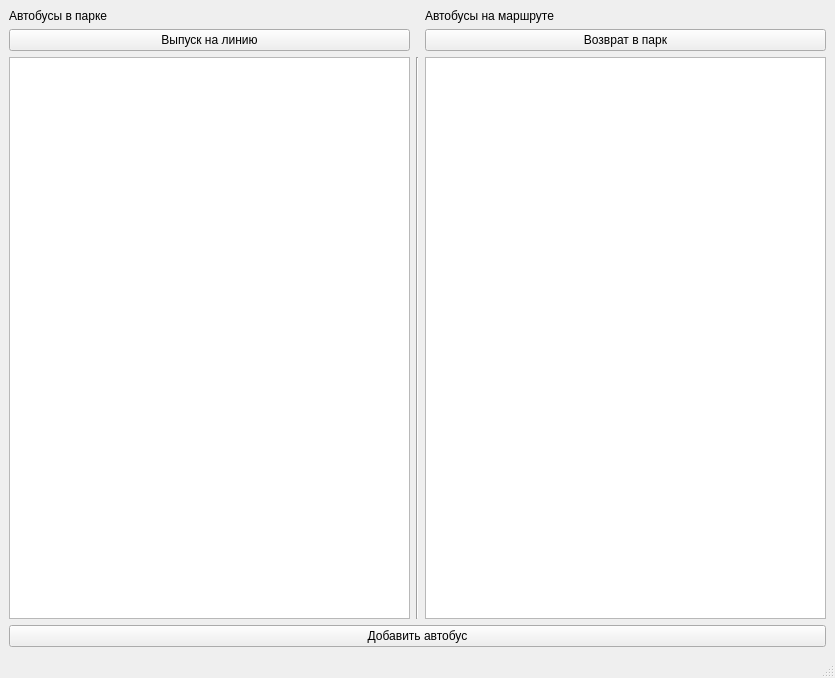
<?xml version="1.0" encoding="UTF-8"?>
<ui version="4.0">
 <class>MainWindow</class>
 <widget class="QMainWindow" name="MainWindow">
  <property name="geometry">
   <rect>
    <x>0</x>
    <y>0</y>
    <width>835</width>
    <height>678</height>
   </rect>
  </property>
  <property name="windowTitle">
   <string>MainWindow</string>
  </property>
  <widget class="QWidget" name="centralwidget">
   <layout class="QGridLayout" name="gridLayout">
    <item row="2" column="1">
     <widget class="Line" name="line">
      <property name="orientation">
       <enum>Qt::Vertical</enum>
      </property>
     </widget>
    </item>
    <item row="2" column="0">
     <widget class="QTextEdit" name="textEdit"/>
    </item>
    <item row="1" column="0">
     <widget class="QPushButton" name="pushButton">
      <property name="text">
       <string>Выпуск на линию</string>
      </property>
     </widget>
    </item>
    <item row="0" column="0">
     <widget class="QLabel" name="label">
      <property name="text">
       <string>Автобусы в парке</string>
      </property>
     </widget>
    </item>
    <item row="0" column="2">
     <widget class="QLabel" name="label_2">
      <property name="text">
       <string>Автобусы на маршруте</string>
      </property>
     </widget>
    </item>
    <item row="2" column="2">
     <widget class="QTextEdit" name="textEdit_2"/>
    </item>
    <item row="1" column="2">
     <widget class="QPushButton" name="pushButton_2">
      <property name="text">
       <string>Возврат в парк</string>
      </property>
     </widget>
    </item>
    <item row="3" column="0" colspan="3">
     <widget class="QPushButton" name="pushButton_3">
      <property name="text">
       <string>Добавить автобус</string>
      </property>
     </widget>
    </item>
   </layout>
  </widget>
  <widget class="QMenuBar" name="menubar">
   <property name="geometry">
    <rect>
     <x>0</x>
     <y>0</y>
     <width>835</width>
     <height>22</height>
    </rect>
   </property>
  </widget>
  <widget class="QStatusBar" name="statusbar"/>
 </widget>
 <resources/>
 <connections/>
</ui>
